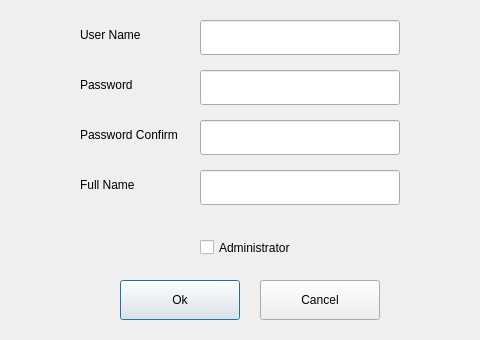
<?xml version="1.0" encoding="UTF-8"?>
<ui version="4.0">
 <class>UserEditDialog</class>
 <widget class="QDialog" name="UserEditDialog">
  <property name="geometry">
   <rect>
    <x>0</x>
    <y>0</y>
    <width>480</width>
    <height>340</height>
   </rect>
  </property>
  <property name="windowTitle">
   <string>UserEditDialog</string>
  </property>
  <widget class="QPushButton" name="pbOk">
   <property name="geometry">
    <rect>
     <x>120</x>
     <y>280</y>
     <width>120</width>
     <height>40</height>
    </rect>
   </property>
   <property name="text">
    <string>Ok</string>
   </property>
  </widget>
  <widget class="QPushButton" name="pbCancel">
   <property name="geometry">
    <rect>
     <x>260</x>
     <y>280</y>
     <width>120</width>
     <height>40</height>
    </rect>
   </property>
   <property name="text">
    <string>Cancel</string>
   </property>
  </widget>
  <widget class="QLabel" name="lbUserName">
   <property name="geometry">
    <rect>
     <x>80</x>
     <y>20</y>
     <width>100</width>
     <height>30</height>
    </rect>
   </property>
   <property name="text">
    <string>User Name</string>
   </property>
  </widget>
  <widget class="QCheckBox" name="cbAdmin">
   <property name="geometry">
    <rect>
     <x>200</x>
     <y>230</y>
     <width>200</width>
     <height>35</height>
    </rect>
   </property>
   <property name="text">
    <string>Administrator</string>
   </property>
  </widget>
  <widget class="QLabel" name="lbPassword">
   <property name="geometry">
    <rect>
     <x>80</x>
     <y>70</y>
     <width>100</width>
     <height>30</height>
    </rect>
   </property>
   <property name="text">
    <string>Password</string>
   </property>
  </widget>
  <widget class="QLabel" name="lbPasswordConfirm">
   <property name="geometry">
    <rect>
     <x>80</x>
     <y>120</y>
     <width>100</width>
     <height>30</height>
    </rect>
   </property>
   <property name="text">
    <string>Password Confirm</string>
   </property>
  </widget>
  <widget class="QLabel" name="lbFullName">
   <property name="geometry">
    <rect>
     <x>80</x>
     <y>170</y>
     <width>100</width>
     <height>30</height>
    </rect>
   </property>
   <property name="text">
    <string>Full Name</string>
   </property>
  </widget>
  <widget class="QLineEdit" name="leUserName">
   <property name="geometry">
    <rect>
     <x>200</x>
     <y>20</y>
     <width>200</width>
     <height>35</height>
    </rect>
   </property>
  </widget>
  <widget class="QLineEdit" name="leFullName">
   <property name="geometry">
    <rect>
     <x>200</x>
     <y>170</y>
     <width>200</width>
     <height>35</height>
    </rect>
   </property>
  </widget>
  <widget class="QLineEdit" name="lePassword">
   <property name="geometry">
    <rect>
     <x>200</x>
     <y>70</y>
     <width>200</width>
     <height>35</height>
    </rect>
   </property>
  </widget>
  <widget class="QLineEdit" name="lePasswordConfirm">
   <property name="geometry">
    <rect>
     <x>200</x>
     <y>120</y>
     <width>200</width>
     <height>35</height>
    </rect>
   </property>
  </widget>
 </widget>
 <layoutdefault spacing="6" margin="11"/>
 <resources/>
 <connections/>
</ui>
